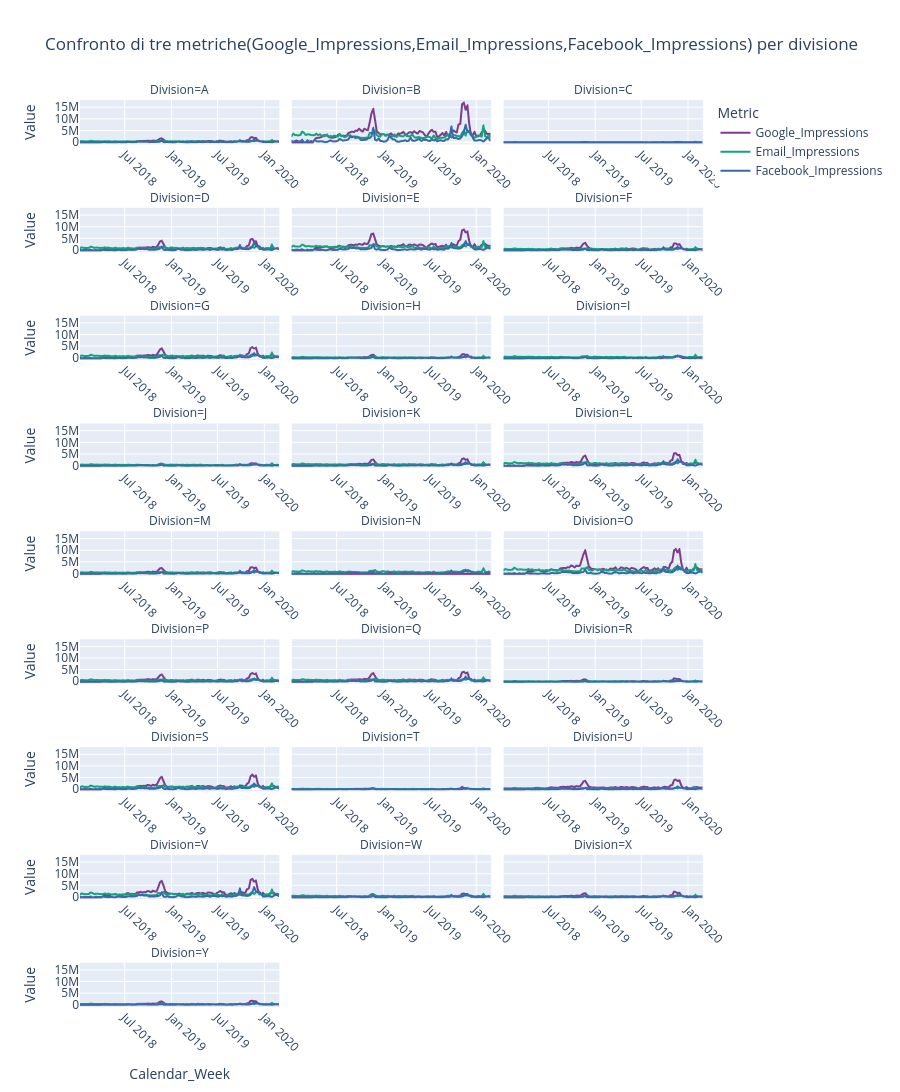

The notebook cell saved with this chart:
### Markdown cell above
### Grafico confronto metriche impressions nel periodo Ottobre-Dicembre negli anni disponibili


Si osserva una relazione positiva tra `Google Impressions` e `Sales` in molte divisioni nei periodi di maggiore attività, ma non è chiaro se sia dovuta a un effetto diretto o a dinamiche comuni come trend temporali o dinamiche promozionali.

La metrica `Google Impressions` mostra livelli più elevati rispetto alle altre metriche in molte divisioni.

### Code cell
df_metriche2 = df_senza_z.melt(
    id_vars=["Calendar_Week", "Division"],
    value_vars=["Google_Impressions","Email_Impressions","Facebook_Impressions"],
    var_name="Metric",
    value_name="Value"
)

fig = px.line(df_metriche2,
              x="Calendar_Week",
              y="Value",
              color="Metric",
              color_discrete_sequence=px.colors.qualitative.Bold,
              hover_name="Metric",
              facet_col="Division",
              facet_col_wrap=3,
              title="Confronto di tre metriche(Google_Impressions,Email_Impressions,Facebook_Impressions) per divisione")

fig.update_layout(height=4000)

# Ruota le date su tutti i subplot
fig.update_xaxes(tickangle=45)

# Assicura che tutti gli assi X siano visibili
fig.for_each_xaxis(lambda x: x.update(showticklabels=True))


fig.show()
